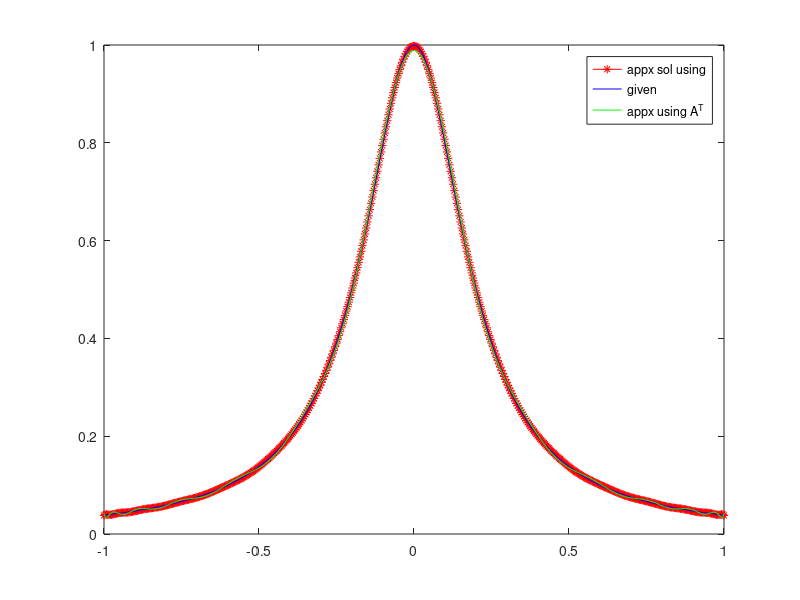
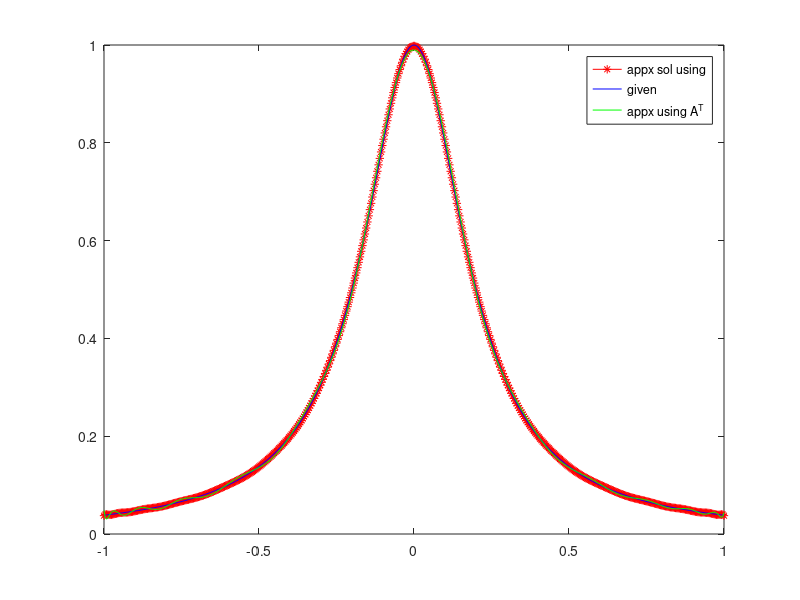

Reproduce these figures in MATLAB, in order.
clc;
clear;
close All;

f=@(t)(1./(1 + (25.*t.^2)));
N=[300 500];
deg_pol=30;
for it=1:length(N)
    x=-1:(1+1)/N(it):1;
    b=f(x)';
    A=zeros;
    for jt=1:length(x)
        for k=1:deg_pol+1
            A(jt,k)=(x(jt)^(k-1));
        end
    end
    Y=A\b;
    YY = flipud(Y);
    Y1=(A' *A)\(A' *b);
    YY1=flipud(Y1);
    figure(it)
    xx=linspace(-1,1,500);
     plot(xx, polyval(YY, xx), '*-r',x,b,'-b',xx,polyval(YY1,xx),'-g')
     legend('appx sol using ','given','appx using A^T');
    
    r=norm(A*Y-b);
    r1=norm(A*Y1-b);
end